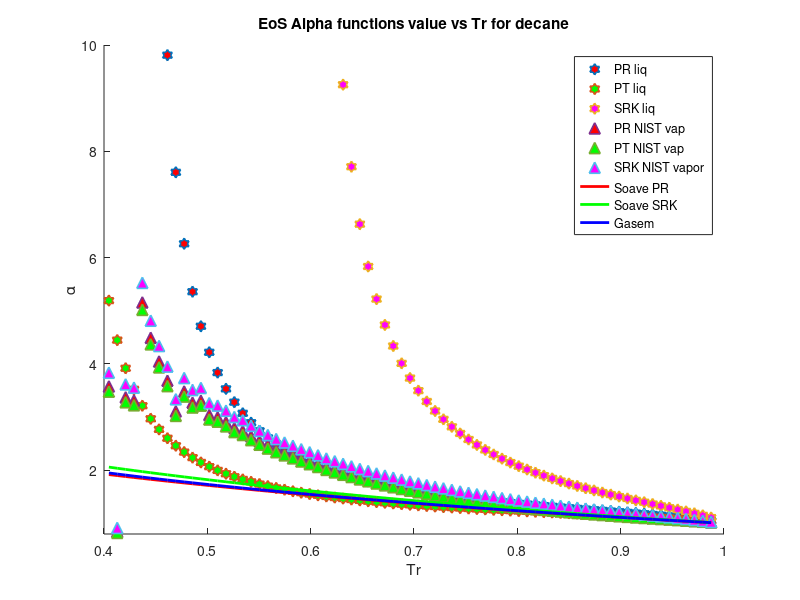

Write the MATLAB code that produced this figure.
clear 
clc
load decane_data.mat
%PR Decane
omega = 0.484; %Acentric factor
Tc = 617.7; %K
Pc = 2103000; %Pa
R = 8.31446 %J/K*mol
Zc = 0.297;
b1 = 0.07780*(R*Tc/Pc);
a1 = 0.45724*(((R^2)*(Tc^2))/Pc);
b2 = 0.08664*(R*Tc/Pc);
a2 = 0.42747*(((R^2)*(Tc^2))/Pc);
omega_c = 1-3*Zc;
omega_b = 0.07430872445;
omega_a = 3*Zc^2+3*(1-2*Zc)*omega_b+omega_b^2+1-3*Zc;
a3 = omega_a*(((R^2)*(Tc^2))/Pc);
b3 = omega_b*(R*Tc/Pc);
c3 = omega_c*(R*Tc/Pc);
T = 250; %k
M = 142.2817/1000; %kg/mol
S1=0.37464+1.54226*omega-0.26992*omega^2;
S2=0.48508+1.55171*omega-0.176*omega^2;
for i = 1:1:73
   Pr = P/Pc; 
   Tr = T/Tc;
   Tr_list(i)=Tr;
   Vm_liq(i) = M/rho_liq(i);
   Vm_vap(i) = M/rho_vap(i);
   alpha_PT_liq(i) = ((R*T)/(Vm_liq(i)-b3)-P(i))*((Vm_liq(i)^2+b3*Vm_liq(i)+c3*Vm_liq(i)-c3*b3)/a3);
   alpha_PT_vap(i) = ((R*T)/(Vm_vap(i)-b3)-P(i))*((Vm_vap(i)^2+b3*Vm_vap(i)+c3*Vm_vap(i)-c3*b3)/a3);
   alpha_PR_liq(i) = ((R*T)/(Vm_liq(i)-b1)-P(i))*((Vm_liq(i)^2+2*b1*Vm_liq(i)-b1^2)/a1);
   alpha_SRK_liq(i) = ((R*T)/(Vm_liq(i)-b2)-P(i))*((Vm_liq(i)^2+b2*Vm_liq(i))/a2);
   alpha_PR_vap(i) = ((R*T)/(Vm_vap(i)-b1)-P(i))*((Vm_vap(i)^2+2*b1*Vm_vap(i)-b1^2)/a1);
   alpha_SRK_vap(i) = ((R*T)/(Vm_vap(i)-b2)-P(i))*((Vm_vap(i)^2+b2*Vm_vap(i))/a2);
   alpha_soave_PR(i) =(1+S1*(1-sqrt(Tr)))^2;
   alpha_soave_SRK(i) =(1+S2*(1-sqrt(Tr)))^2;
   alpha_Gasem(i) = exp((1.997+0.934*Tr)*(1-(Tr)^0.3645));
%    alpha_twu(i) = (Tr)^(0.081043)*exp(0.915696*(1-(Tr)^(2.61622)));
   Temp(i)=T;
   T = T+5;
end
hold on

% %for Tr Ln(alpha)
% plot(Tr_list,log(alpha_PR_liq),'h','MarkerSize',8,'MarkerFaceColor','r','LineWidth',1.2)
% plot(Tr_list,log(alpha_PT_liq),'h','MarkerSize',8,'MarkerFaceColor','g','LineWidth',1.2)
% plot(Tr_list,log(alpha_SRK_liq),'h','MarkerSize',8,'MarkerFaceColor','m','LineWidth',1.2)
% plot(Tr_list,log(alpha_PR_vap),'^','MarkerSize',8,'MarkerFaceColor','r','LineWidth',1.2)
% plot(Tr_list,log(alpha_PT_vap),'^','MarkerSize',8,'MarkerFaceColor','g','LineWidth',1.2)
% plot(Tr_list,log(alpha_SRK_vap),'^','MarkerSize',8,'MarkerFaceColor','m','LineWidth',1.2)
% plot(Tr_list,log(alpha_soave_PR),'r','LineWidth',2)
% plot(Tr_list,log(alpha_soave_SRK),'g','LineWidth',2)
% plot(Tr_list,log(alpha_Gasem),'b','LineWidth',2)
% % plot(Tr_list,alpha_twu,'g','LineWidth',2)
% 
% for Tr
plot(Tr_list,alpha_PR_liq,'h','MarkerSize',8,'MarkerFaceColor','r','LineWidth',1.2)
plot(Tr_list,alpha_PT_liq,'h','MarkerSize',8,'MarkerFaceColor','g','LineWidth',1.2)
plot(Tr_list,alpha_SRK_liq,'h','MarkerSize',8,'MarkerFaceColor','m','LineWidth',1.2)
plot(Tr_list,alpha_PR_vap,'^','MarkerSize',8,'MarkerFaceColor','r','LineWidth',1.2)
plot(Tr_list,alpha_PT_vap,'^','MarkerSize',8,'MarkerFaceColor','g','LineWidth',1.2)
plot(Tr_list,alpha_SRK_vap,'^','MarkerSize',8,'MarkerFaceColor','m','LineWidth',1.2)
plot(Tr_list,alpha_soave_PR,'r','LineWidth',2)
plot(Tr_list,alpha_soave_SRK,'g','LineWidth',2)
plot(Tr_list,alpha_Gasem,'b','LineWidth',2)
% plot(Tr_list,alpha_twu,'g','LineWidth',2)
% 


% %for Pr
% plot(Pr,alpha_PR_liq,'h','MarkerSize',8,'MarkerFaceColor','r','LineWidth',1.2)
% plot(Pr,alpha_PT_liq,'h','MarkerSize',8,'MarkerFaceColor','g','LineWidth',1.2)
% plot(Pr,alpha_SRK_liq,'h','MarkerSize',8,'MarkerFaceColor','m','LineWidth',1.2)
% plot(Pr,alpha_PR_vap,'^','MarkerSize',8,'MarkerFaceColor','r','LineWidth',1.2)
% plot(Pr,alpha_PT_vap,'^','MarkerSize',8,'MarkerFaceColor','g','LineWidth',1.2)
% plot(Pr,alpha_SRK_vap,'^','MarkerSize',8,'MarkerFaceColor','m','LineWidth',1.2)
% plot(Pr,alpha_soave_PR,'r','LineWidth',2)
% plot(Pr,alpha_soave_SRK,'g','LineWidth',2)
% plot(Pr,alpha_Gasem,'b','LineWidth',2)

hold off
legend('PR liq','PT liq','SRK liq','PR NIST vap','PT NIST vap','SRK NIST vapor','Soave PR','Soave SRK','Gasem')
xlabel('Tr')
ylabel('\alpha')
title('EoS Alpha functions value vs Tr for decane')
axis([0.4,1,0.8,10])
% axis([0,1,0.8,2.4])
% axis([0,0.25,1,1.35])
